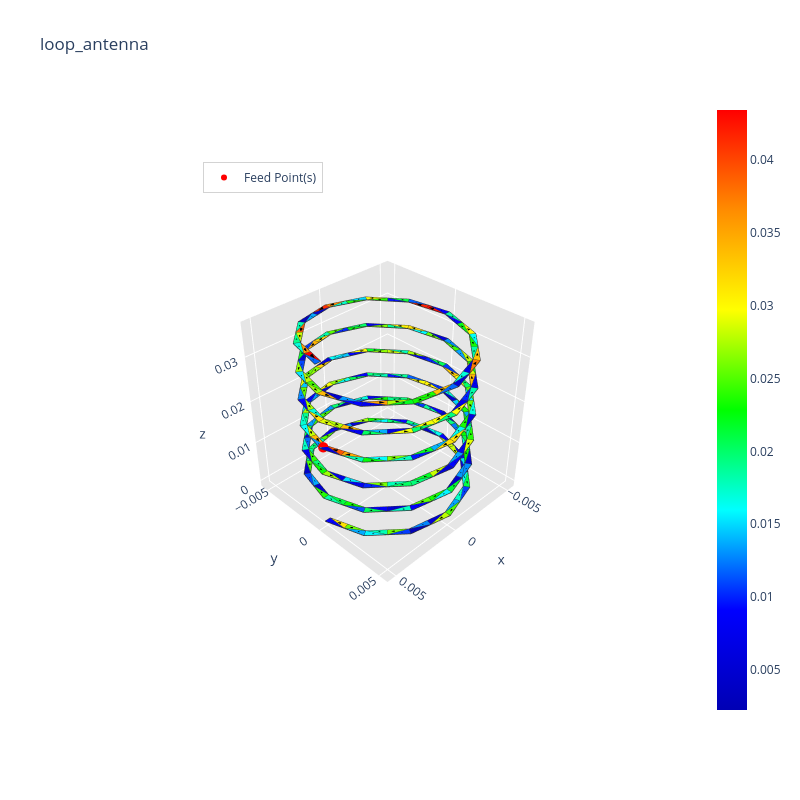

The notebook cell saved with this chart:
### Code cell
frequency = 200e6  # normal-mode regime: total_height << wavelength (~1.5 m)
excitation_unit_vector = 'x'   # helix tangent direction at the feed (theta=0 -> dy/dtheta dominates)
gap_width = 1.5*initialize_mesh
feed_point = np.array([a, 0, total_height/2.0])

_ = radiation_algorithm(path, frequency, feed_point,
                        excitation_unit_vector=excitation_unit_vector, gap_width=gap_width,
                        show=True, save_image=True)

### Figure 1 — Plotly figure (JSON) as saved in the notebook; plotly's stock layout.template omitted (floating-point values rounded to 4 significant figures; data arrays with more than 128 entries replaced by an {"elided": "..."} marker saying what was removed)
{"data": [{"facecolor": {"elided": "288 str values"}, "i": {"elided": "288 int values"}, "j": {"elided": "288 int values"}, "k": {"elided": "288 int values"}, "name": "", "type": "mesh3d", "x": {"elided": "290 float values"}, "y": {"elided": "290 float values"}, "z": {"elided": "290 float values"}}, {"line": {"color": "rgb(50, 50, 50)", "width": 1.5}, "mode": "lines", "showlegend": false, "type": "scatter3d", "x": {"elided": "1440 float values"}, "y": {"elided": "1440 float values"}, "z": {"elided": "1440 float values"}}, {"hoverinfo": "none", "marker": {"color": [0.002239, 0.04344], "colorscale": [[0, "rgb(0, 0, 180)"], [0.1667, "rgb(0, 0, 255)"], [0.3333, "rgb(0, 255, 255)"], [0.5, "rgb(0, 255, 0)"], [0.6667, "rgb(255, 255, 0)"], [0.8333, "rgb(255, 140, 0)"], [1, "rgb(255, 0, 0)"]], "showscale": true, "size": 0.1}, "mode": "markers", "showlegend": false, "type": "scatter3d", "x": [0.004157], "y": [0.0024], "z": [0.0005]}, {"anchor": "tail", "colorscale": [[0, "black"], [1, "black"]], "name": "Current direction", "showscale": false, "sizemode": "absolute", "sizeref": 0.00144, "type": "cone", "u": {"elided": "288 float values"}, "v": {"elided": "288 float values"}, "w": {"elided": "288 float values"}, "x": {"elided": "288 float values"}, "y": {"elided": "288 float values"}, "z": {"elided": "288 float values"}}, {"marker": {"color": "red", "size": 6, "symbol": "circle"}, "mode": "markers+text", "name": "Feed Point(s)", "type": "scatter3d", "x": [0.005], "y": [0.0], "z": [0.018]}], "layout": {"height": 800, "legend": {"bgcolor": "rgba(255,255,255,0.7)", "bordercolor": "lightgray", "borderwidth": 1, "x": 0.2, "xanchor": "left", "y": 0.9, "yanchor": "top"}, "scene": {"aspectratio": {"x": 0.2889, "y": 0.2889, "z": 0.3}, "camera": {"eye": {"x": 0.65, "y": 0.65, "z": 0.65}}, "xaxis": {"backgroundcolor": "rgb(230, 230, 230)", "gridcolor": "rgb(255, 255, 255)", "showbackground": true, "zerolinecolor": "rgb(255, 255, 255)"}, "yaxis": {"backgroundcolor": "rgb(230, 230, 230)", "gridcolor": "rgb(255, 255, 255)", "showbackground": true, "zerolinecolor": "rgb(255, 255, 255)"}, "zaxis": {"backgroundcolor": "rgb(230, 230, 230)", "gridcolor": "rgb(255, 255, 255)", "showbackground": true, "zerolinecolor": "rgb(255, 255, 255)"}}, "title": {"text": "loop_antenna"}, "width": 800}}
